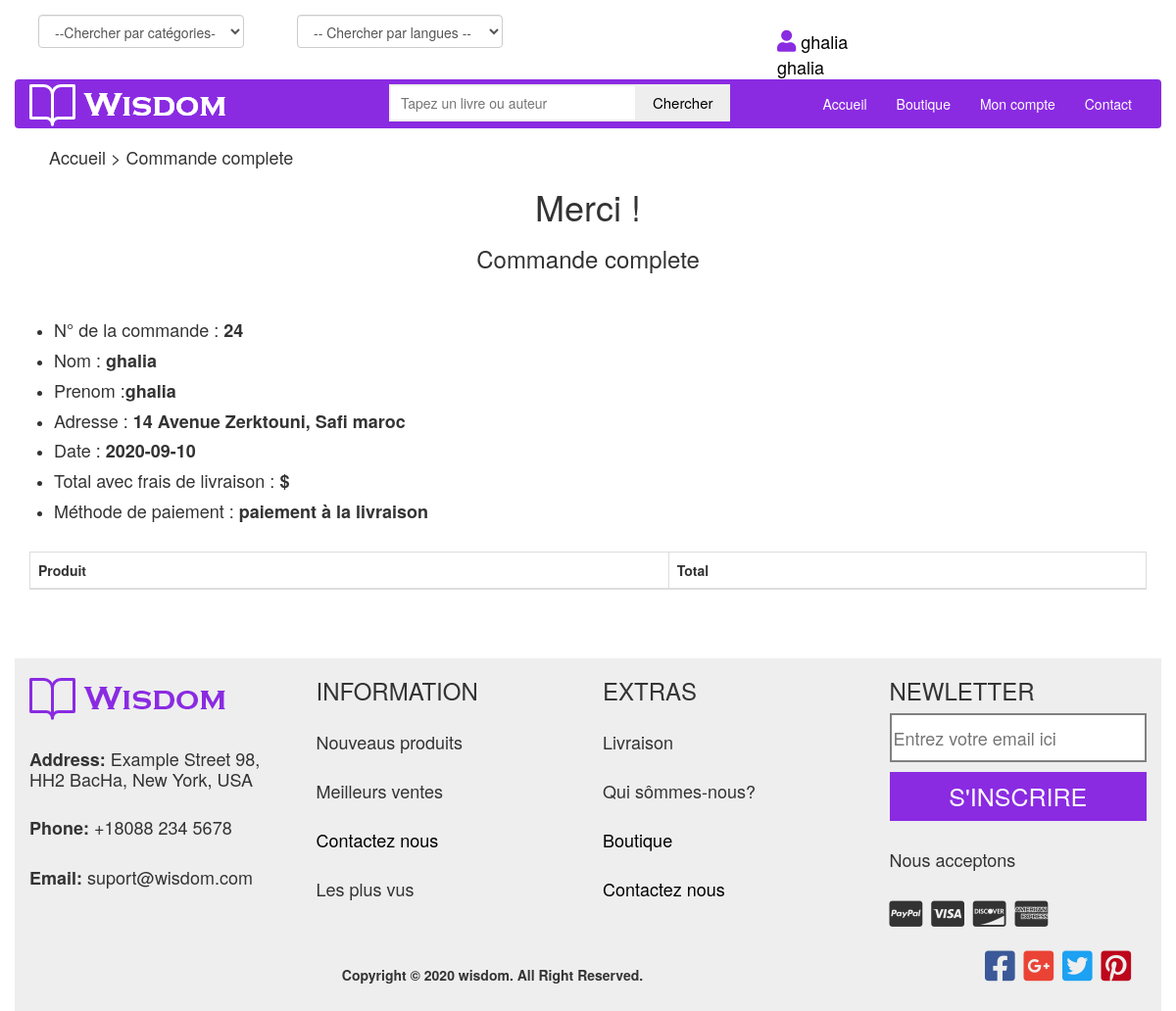
The page /Code/php/commandecomp.php (signed in) on the database its author committed.
### tables this page shows
CREATE TABLE `commande` (
  `id` int(100) NOT NULL,
  `id_user` int(100) NOT NULL,
  `total` int(100) NOT NULL,
  `date` date NOT NULL,
  `adresse` varchar(200) NOT NULL,
  `statut` varchar(100) NOT NULL DEFAULT 'En cours de préparation '
);

### Code/php/commandecomp-back.php (called while the page is built, shortened)
<?php
require_once '../Classes/cart.php';
$cart=new cart();
if(isset($_SESSION['login'])){
$id_user=$_SESSION["id"];
}
$result=$cart->Affichercmd($id_user);
?>

### Code/Classes/dbconnect.php (called while the page is built, shortened)
<?php
class DB_con
{
function __construct()
{
$con = mysqli_connect(DB_SERVER,DB_USER,DB_PASS,DB_NAME);
$this->dbh=$con;
}
}
 ?>

### Code/Classes/cart.php (called while the page is built, shortened)
<?php
include 'dbconnect.php';
    class cart extends DB_con{
    public function Affichercmd($id_user){
        $qr = $this->dbh->query("SELECT * FROM commande WHERE id_user='$id_user' ");
        return $qr;
    }
}
?>

### Code/php/commandecomp.php (the view, shortened to what this page needs)
<?php
include "commandecomp-back.php";
?>
<!DOCTYPE html>
<html lang="en">
<head>
  <link rel="stylesheet" href="https://maxcdn.bootstrapcdn.com/bootstrap/3.4.1/css/bootstrap.min.css">
  <link rel="stylesheet" href="https://maxcdn.bootstrapcdn.com/font-awesome/4.5.0/css/font-awesome.min.css">
  <link rel="stylesheet" href="https://maxcdn.bootstrapcdn.com/font-awesome/4.6.3/css/font-awesome.min.css">
<link rel="stylesheet" href="https://cdnjs.cloudflare.com/ajax/libs/font-awesome/4.7.0/css/font-awesome.min.css">
  <link rel="stylesheet" href="https://pro.fontawesome.com/releases/v5.10.0/css/all.css"/>
  <link rel="stylesheet" type="text/css" href="../css/style2.css">
</head><body>
<div class="container-fluid">
<div class="row cnt-navbar">
  <div class="select-cat col-md-10">
<select class="form-control form-control-lg ">
  <option>--Chercher par catégories--</option>
</select>
</div>
<div class="select-cat col-md-2 col-12">
<select class="form-control form-control-lg">
  <option>-- Chercher par langues --</option>
  </select>
</div>
<div class="col-md-2 log-menu">
<?php
  if(isset($_SESSION['login'])){
    echo'<br> <a class="nom" href="php/compte.php"> <i class="fas fa-user"></i> '.$_SESSION['firstname'].' '.$_SESSION['firstname'].' </a>';
  }
  else{
    echo'<a class="login" href="php/login.php"><strong>Connexion </strong></a><br> <span class="ou"> ou </span>
<a class="ins" href="php/auth.php">Inscription</a>';
}
?>
</div>
</div>
<nav class="navbar navbar-inverse nav">
  <div class="container-fluid">
    <div class="navbar-header">
      <a class="navbar-brand" class="logo" href="#"><img src="../images/logo2.png"></a>
    </div>
    <div class="collapse navbar-collapse menu" id="myNavbar">
      <ul class="nav navbar-nav menu">
    <div class="search-container">
    <form class="search1" action="/action_page.php">
      <input type="text" placeholder="Tapez un livre ou auteur" class="inputtext" name="search">
      <button type="submit" class="inputsub">Chercher</button>
    </form>
      </ul>
      <ul class="nav navbar-nav navbar-right">
    <li><a href="../index.php">Accueil</a></li>
        <li><a href="boutique.php">Boutique</a></li>
        <?php
        if(isset($_SESSION['login'])){
    echo'<li><a href="compte.php"> Mon compte </a></li>';
  }
  else{
    echo'<li><a href="php/login.php">Authentification</a></li>';
}
         ?>
        <li><a href="contact.php">Contact</a></li>
      </ul>
    </div>
  </div>
</nav><div class="headd">
<h4> Accueil > Commande complete </h4>
</div>
<div class="cmp" >
<h1>Merci !</h1>
<h3>Commande complete </h3>
</div>
<?php
     $row = $result->fetch_assoc();
?>
<ul>
  <li> <h4>N° de la commande  :<strong> <?= $row['id'] ?></strong></h4></li>
  <li> <h4>Nom  :<strong> <?= $_SESSION["lastname"] ?></strong></h4></li>
  <li> <h4>Prenom  :<strong><?= $_SESSION["firstname"] ?></strong></h4></li>
  <li> <h4>Adresse :<strong> <?= $row['adresse'] ?> </strong></h4></li>
  <li><h4> Date  :<strong> <?= $row['date'] ?></strong></h4></li>
  <li><h4> Total avec frais de livraison  :<strong> <?= $resulttotal ?>$ </strong></h4></li>
  <li><h4> Méthode de paiement :<strong> paiement à la livraison </strong></h4></li>
</ul>
<div class="container panier complete" >
  <div class="table-responsive">
    <table class="table table-bordered">
      <thead>
        <tr>
          <th>Produit</th>
          <th>Total</th>
        </tr>
      </thead>
    </table>
  </div>
</div>
<footer class="container-fluid">
  <div class="row">
    <div class="col-md-3 col-12">
     <h3> <img src="../images/logo.png"></h3>
      <h4><strong>Address:</strong>
       Example Street 98, HH2 BacHa, New York, USA
      </h4>
      <h4><strong>Phone:</strong>
      +18088 234 5678
      </h4>
      <h4><strong>Email:</strong>
      suport@wisdom.com</h4>
      </div>
<div class="col-md-3 col-12 h">
<h3>INFORMATION</h3>
      <h4>Nouveaus produits</h4>
      <h4>Meilleurs ventes</h4>
      <h4><a href="contact.php">Contactez nous</a></h4>
      <h4>Les plus vus</h4>
</div>
<div class="col-md-3 col-12 h">
<h3>EXTRAS</h3>
      <h4>Livraison</h4>
      <h4>Qui sômmes-nous?</h4>
      <h4><a href="boutique.php">Boutique</a></h4>
      <h4><a href="contact.php">Contactez nous</a></h4>
</div>
<div class="col-md-3 col-12">
<h3>NEWLETTER</h3>
     <input type="text" placeholder="Entrez votre email ici">
      <button>S'INSCRIRE</button>
      <h4>Nous acceptons</h4>
      <i class="fab fa-cc-paypal"></i>
      <i class="fab fa-cc-visa"></i>
      <i class="fab fa-cc-discover"></i>
      <i class="fab fa-cc-amex"></i>
</div>
</div>
<div class="row">
  <div class="col-md-10">
  <h5><strong>Copyright © 2020 wisdom. All Right Reserved.</strong></h5>
</div>
<div class="col-md-2">
<i class="fab fa-facebook-square fb"></i>
<i class="fab fa-google-plus-square gplus"></i>
<i class="fab fa-twitter-square twitter"></i>
<i class="fab fa-pinterest-square pinterest"></i>
</div>
</footer>
</div>
</body>
</html>

### Code/css/style2.css (style rules this page uses)
body { width: 100%; overflow-x: hidden; }
.cnt-navbar { margin-top: 15px; }
.nav { background-color: #8A2BE2; height: 100%; border: none; text-align: center; }
.navbar-inverse .navbar-nav > li > a { color: white; }
.navbar-brand > img { margin-top: -10px; }
.inputtext { padding: 7px 70px 7px 10px; border: 2px solid #EEEEEE; margin-left: 150px; margin-top: 5px; }
.inputsub { padding: 8px 17px 8.5px 17px; margin-left: -5px; background-color: #EEEEEE; color: black; border: none; font-size: 15px; }
.select-cat { width: 20%; margin-left: 2%; }
.log-menu { margin-left: 250px; margin-top: -5px; margin-right: 130px; }
a { text-decoration: none; }
footer { margin-top: 50px; background-color: #EEEEEE; width: 100%; height: 360px; }
footer h4 { margin-top: 30px; margin-bottom: 30px; }
footer h5 { margin-top: 40px; text-align: center; }
footer input { width: 100%; height: 50px; font-size: 18px; border: 2px solid gray; }
footer button { margin-top: 10px; width: 100%; height: 50px; background-color: #8A2BE2; color: #FFFFFF; font-size: 25px; border: none; }
footer i { font-size: 30px; margin-right: 5px; }
footer a { color: black; text-decoration: none; }
.fb { margin-top: 20px; font-size: 35px; color: #3B5998; }
.twitter { margin-top: 20px; font-size: 35px; color: #1DA1F2; }
.gplus { margin-top: 20px; font-size: 35px; color: #EA4335; }
.pinterest { margin-top: 20px; font-size: 35px; color: #BD081C; }
.headd { margin-left: 3%; }
.cmp { text-align: center; margin-bottom: 50px; }
.complete { margin-top: 30px; }
.cnt-navbar { display: block; }
.nom { margin-right: 50px; margin-top: -20px; text-decoration: none; color: black; font-size: 18px; }
.nom i { color: #8A2BE2; font-size: 22px; margin-top: -20px; }

### rows shown on the page
commande: id "24", adresse "14 Avenue Zerktouni, Safi maroc", date "2020-09-10"

### other values the page prints
$_SESSION['firstname'] "ghalia"
$_SESSION["lastname"] "ghalia"
$_SESSION["firstname"] "ghalia"
